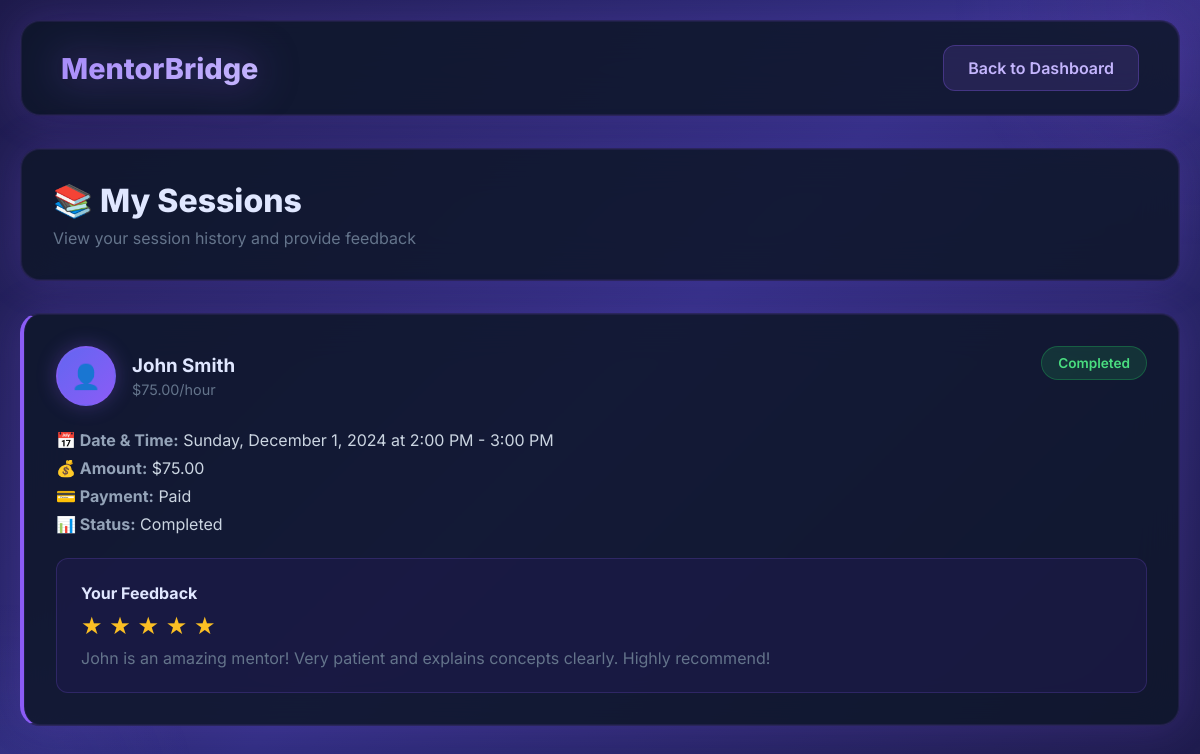
The app's page /my-sessions.php (signed in) with its own data.
### tables this page shows
CREATE TABLE sessions (
    id INT PRIMARY KEY AUTO_INCREMENT,
    mentor_id INT NOT NULL,
    mentee_id INT NOT NULL,
    scheduled_at DATETIME NOT NULL,
    duration INT DEFAULT 60 COMMENT 'Duration in minutes',
    status ENUM('pending', 'confirmed', 'completed', 'cancelled') DEFAULT 'pending',
    payment_status ENUM('pending', 'paid', 'refunded') DEFAULT 'pending',
    amount DECIMAL(10,2),
    notes TEXT,
    created_at TIMESTAMP DEFAULT CURRENT_TIMESTAMP,
    updated_at TIMESTAMP DEFAULT CURRENT_TIMESTAMP ON UPDATE CURRENT_TIMESTAMP,
    FOREIGN KEY (mentor_id) REFERENCES mentor_profiles(id) ON DELETE CASCADE,
    FOREIGN KEY (mentee_id) REFERENCES mentee_profiles(id) ON DELETE CASCADE,
    INDEX idx_mentor (mentor_id),
    INDEX idx_mentee (mentee_id),
    INDEX idx_status (status),
    INDEX idx_scheduled (scheduled_at),
    INDEX idx_payment (payment_status)
);

CREATE TABLE feedback (
    id INT PRIMARY KEY AUTO_INCREMENT,
    session_id INT NOT NULL,
    rating INT NOT NULL CHECK (rating >= 1 AND rating <= 5),
    comment TEXT,
    created_at TIMESTAMP DEFAULT CURRENT_TIMESTAMP,
    FOREIGN KEY (session_id) REFERENCES sessions(id) ON DELETE CASCADE,
    INDEX idx_session (session_id),
    INDEX idx_rating (rating)
);

### my-sessions.php (the view, shortened to what this page needs)
<?php
$mysqli = getDB();
$user_id = getUserId();
$stmt = $mysqli->prepare("SELECT * FROM mentee_profiles WHERE user_id = ?");
$stmt->bind_param("i", $user_id);
$stmt->execute();
$result = $stmt->get_result();
$mentee = $result->fetch_assoc();
$stmt = $mysqli->prepare("
    SELECT s.id, s.mentor_id, s.mentee_id, s.scheduled_at, s.duration, s.status,
           s.payment_status, s.notes, s.created_at,
           COALESCE(NULLIF(s.amount, 0), NULLIF(mp.hourly_rate * 1.20, 0), 60.00) as amount,
           COALESCE(NULLIF(mp.full_name, ''), 'John Doe') as mentor_name,
           mp.profile_image,
           COALESCE(NULLIF(mp.hourly_rate, 0), 50.00) as hourly_rate,
           f.id as feedback_id, f.rating, f.comment as feedback_comment
    FROM sessions s
    JOIN mentor_profiles mp ON s.mentor_id = mp.id
    JOIN users u ON mp.user_id = u.id
    LEFT JOIN feedback f ON s.id = f.session_id
    WHERE s.mentee_id = ?
    ORDER BY s.scheduled_at DESC
");
$stmt->bind_param("i", $mentee['id']);
$stmt->execute();
$result = $stmt->get_result();
$sessions = $result->fetch_all(MYSQLI_ASSOC);
?>
<!DOCTYPE html>
<html lang="en">
<head>
</head>
<body>
    <nav class="nav-bar">
        <div class="logo">MentorBridge</div>
        <a href="mentee-dashboard.php" class="btn btn-secondary">Back to Dashboard</a>
    </nav>
    <div class="container">
        <div class="header">
            <h1>📚 My Sessions</h1>
            <p style="color: #64748b;">View your session history and provide feedback</p>
        </div>
        <div class="sessions-grid">
            <?php if (empty($sessions)): ?>
                <div class="session-card" style="text-align: center; padding: 3rem;">
                    <div style="font-size: 4rem; margin-bottom: 1rem;">📅</div>
                    <h3>No sessions yet</h3>
                    <p style="color: #64748b;">Book your first mentorship session to get started!</p>
                    <a href="mentee-dashboard.php" class="btn btn-primary" style="margin-top: 1rem;">Find Mentors</a>
                </div>
            <?php else: ?>
                <?php foreach ($sessions as $session): ?>
                    <div class="session-card">
                        <div class="session-header">
                            <div class="mentor-info">
                                <div class="mentor-avatar">
                                    <?php if ($session['profile_image']): ?>
                                        <img src="<?php echo htmlspecialchars($session['profile_image']); ?>" alt="Mentor">
                                    <?php else: ?>
                                        👤
                                    <?php endif; ?>
                                </div>
                                <div>
                                    <h3 style="color: var(--color-primary-dark); margin-bottom: 0.25rem;">
                                        <?php echo htmlspecialchars($session['mentor_name']); ?>
                                    </h3>
                                    <p style="color: #64748b; font-size: 0.9rem;">
                                        $<?php echo number_format($session['hourly_rate'], 2); ?>/hour
                                    </p>
                                </div>
                            </div>
                            <span class="status-badge status-<?php echo $session['status']; ?>">
                                <?php echo ucfirst($session['status']); ?>
                            </span>
                        </div>
                        <div class="session-details">
                            <p><strong>📅 Date & Time:</strong>
                                <?php
                                $start = strtotime($session['scheduled_at']);
                                $end = $start + 3600;
                                echo date('l, F j, Y', $start) . ' at ' .
                                     date('g:i A', $start) . ' - ' . date('g:i A', $end);
                                ?>
                            </p>
                            <p><strong>💰 Amount:</strong> $<?php echo number_format($session['amount'], 2); ?></p>
                            <p><strong>💳 Payment:</strong> <?php echo ucfirst($session['payment_status']); ?></p>
                            <p><strong>📊 Status:</strong> <?php echo ucfirst($session['status']); ?></p>
                        </div>
                        <?php if ($session['payment_status'] === 'pending'): ?>
                            <div style="background: rgba(239, 68, 68, 0.15); padding: 1.5rem; border-radius: 12px; margin-top: 1rem; border: 1px solid rgba(239, 68, 68, 0.3);">
                                <h4 style="color: #fca5a5; margin-bottom: 0.5rem;">💳 Payment Required</h4>
                                <p style="color: #cbd5e1; margin-bottom: 1rem;">This session has been booked but not yet paid. Please complete payment to confirm your session with the mentor.</p>
                                <a href="payment.php?session_id=<?php echo $session['id']; ?>" class="btn btn-primary" style="width: 100%; text-align: center;">
                                    Pay Now - $<?php echo number_format($session['amount'], 2); ?>
                                </a>
                            </div>
                        <?php elseif ($session['status'] === 'completed'): ?>
                            <?php if (!$session['feedback_id']): ?>
                            <div class="feedback-section">
                                <h4 style="color: var(--color-primary-dark); margin-bottom: 1rem;">⭐ Rate This Session</h4>
                                <form method="POST" id="feedback-form-<?php echo $session['id']; ?>">
                                    <input type="hidden" name="session_id" value="<?php echo $session['id']; ?>">
                                    <input type="hidden" name="submit_feedback" value="1">
                                    <input type="hidden" name="rating" id="rating-<?php echo $session['id']; ?>" value="5">
                                    <div class="rating-stars" id="stars-<?php echo $session['id']; ?>">
                                        <span class="star active" data-rating="1" onclick="setRating(<?php echo $session['id']; ?>, 1)">★</span>
                                        <span class="star active" data-rating="2" onclick="setRating(<?php echo $session['id']; ?>, 2)">★</span>
                                        <span class="star active" data-rating="3" onclick="setRating(<?php echo $session['id']; ?>, 3)">★</span>
                                        <span class="star active" data-rating="4" onclick="setRating(<?php echo $session['id']; ?>, 4)">★</span>
                                        <span class="star active" data-rating="5" onclick="setRating(<?php echo $session['id']; ?>, 5)">★</span>
                                    </div>
                                    <textarea name="comment" placeholder="Share your experience with this mentor..." required></textarea>
                                    <button type="submit" class="btn btn-primary" style="margin-top: 1rem; width: 100%;">
                                        Submit Feedback
                                    </button>
                                </form>
                            </div>
                            <?php else: ?>
                            <div class="submitted-feedback">
                                <h4 style="color: var(--color-primary-dark); margin-bottom: 0.5rem;">Your Feedback</h4>
                                <div class="submitted-stars">
                                    <?php for ($i = 1; $i <= 5; $i++): ?>
                                        <?php echo $i <= $session['rating'] ? '★' : '☆'; ?>
                                    <?php endfor; ?>
                                </div>
                                <p style="color: #64748b;"><?php echo htmlspecialchars($session['feedback_comment']); ?></p>
                            </div>
                            <?php endif; ?>
                        <?php elseif ($session['status'] === 'confirmed' && $session['payment_status'] === 'paid'): ?>
                            <div style="background: rgba(34, 197, 94, 0.15); padding: 1rem; border-radius: 12px; margin-top: 1rem; border: 1px solid rgba(34, 197, 94, 0.3);">
                                <p style="color: #4ade80;">✅ Payment completed. Waiting for mentor to complete this session.</p>
                            </div>
                        <?php elseif ($session['status'] === 'pending'): ?>
                            <div style="background: rgba(251, 191, 36, 0.15); padding: 1rem; border-radius: 12px; margin-top: 1rem; border: 1px solid rgba(251, 191, 36, 0.3);">
                                <p style="color: #fbbf24;">⏳ Session booked. Please complete payment to confirm.</p>
                            </div>
                        <?php endif; ?>
                    </div>
                <?php endforeach; ?>
            <?php endif; ?>
        </div>
    </div>
</body>
</html>

### my-sessions.php (style rules this page uses)
* { margin: 0; padding: 0; box-sizing: border-box; }
body { font-family: 'Inter', sans-serif; background: linear-gradient(135deg, #1e1b4b 0%, #312e81 50%, #1e1b4b 100%); min-height: 100vh; padding: 20px; color: #e0e7ff; position: relative; overflow-x: hidden; }
body::before { content: ''; position: fixed; width: 500px; height: 500px; background: radial-gradient(circle, rgba(139, 92, 246, 0.15), transparent 70%); border-radius: 50%; top: -250px; right: -250px; animation: float 20s ease-in-out infinite; z-index: 0; }
body::after { content: ''; position: fixed; width: 400px; height: 400px; background: radial-gradient(circle, rgba(99, 102, 241, 0.15), transparent 70%); border-radius: 50%; bottom: -200px; left: -200px; animation: float 15s ease-in-out infinite reverse; z-index: 0; }
.nav-bar { background: rgba(15, 23, 42, 0.85); backdrop-filter: blur(20px); padding: 1.5rem 2.5rem; border-radius: 20px; display: flex; justify-content: space-between; align-items: center; margin-bottom: 2rem; box-shadow: 0 0 40px rgba(139, 92, 246, 0.2), inset 0 0 0 1px rgba(139, 92, 246, 0.1); border: 1px solid rgba(139, 92, 246, 0.2); position: relative; z-index: 10; }
.logo { font-size: 1.8rem; font-weight: 800; background: linear-gradient(135deg, #a78bfa, #c4b5fd); -webkit-background-clip: text; -webkit-text-fill-color: transparent; filter: drop-shadow(0 0 20px rgba(139, 92, 246, 0.5)); }
.btn { padding: 0.75rem 1.5rem; border: none; border-radius: 12px; cursor: pointer; font-weight: 600; transition: all 0.3s ease; font-family: 'Inter', sans-serif; text-decoration: none; display: inline-block; }
.btn-secondary { background: rgba(139, 92, 246, 0.15); color: #c4b5fd; border: 1px solid rgba(139, 92, 246, 0.3); }
.container { max-width: 1200px; margin: 0 auto; position: relative; z-index: 10; }
.header { background: rgba(15, 23, 42, 0.85); backdrop-filter: blur(20px); padding: 2rem; border-radius: 20px; margin-bottom: 2rem; box-shadow: 0 0 40px rgba(139, 92, 246, 0.2), inset 0 0 0 1px rgba(139, 92, 246, 0.1); border: 1px solid rgba(139, 92, 246, 0.2); }
.header h1 { color: #e0e7ff; margin-bottom: 0.5rem; font-size: 2rem; font-weight: 800; }
.header p { color: #94a3b8; }
.sessions-grid { display: grid; gap: 1.5rem; }
.session-card { background: rgba(15, 23, 42, 0.85); backdrop-filter: blur(20px); padding: 2rem; border-radius: 20px; box-shadow: 0 0 40px rgba(139, 92, 246, 0.2), inset 0 0 0 1px rgba(139, 92, 246, 0.1); border: 1px solid rgba(139, 92, 246, 0.2); border-left: 4px solid #8b5cf6; transition: all 0.3s ease; }
.session-header { display: flex; justify-content: space-between; align-items: start; margin-bottom: 1.5rem; }
.mentor-info { display: flex; gap: 1rem; align-items: center; }
.mentor-avatar { width: 60px; height: 60px; border-radius: 50%; background: linear-gradient(135deg, #6366f1, #8b5cf6); display: flex; align-items: center; justify-content: center; color: white; font-size: 1.5rem; font-weight: 700; border: 2px solid rgba(139, 92, 246, 0.3); box-shadow: 0 0 20px rgba(139, 92, 246, 0.3); }
.status-badge { padding: 0.5rem 1rem; border-radius: 20px; font-size: 0.85rem; font-weight: 600; border: 1px solid; }
.status-completed { background: rgba(34, 197, 94, 0.15); color: #4ade80; border-color: rgba(34, 197, 94, 0.3); }
.session-details { color: #cbd5e1; margin-bottom: 1.5rem; }
.session-details p { margin-bottom: 0.5rem; }
.session-details strong { color: #94a3b8; }
.submitted-feedback { background: rgba(30, 27, 75, 0.6); padding: 1.5rem; border-radius: 12px; margin-top: 1rem; border: 1px solid rgba(139, 92, 246, 0.2); }
.submitted-feedback p { color: #cbd5e1; }
.submitted-stars { color: #fbbf24; font-size: 1.5rem; margin-bottom: 0.5rem; }

### records on screen
sessions: mentor_name "John Smith", hourly_rate "75.00", status "Completed", scheduled_at "Sunday, December 1, 2024", scheduled_at "2:00 PM", scheduled_at "3:00 PM", amount "75.00", payment_status "Paid", feedback.comment "John is an amazing mentor! Very patient and explains concepts clearly. Highly recommend!"
